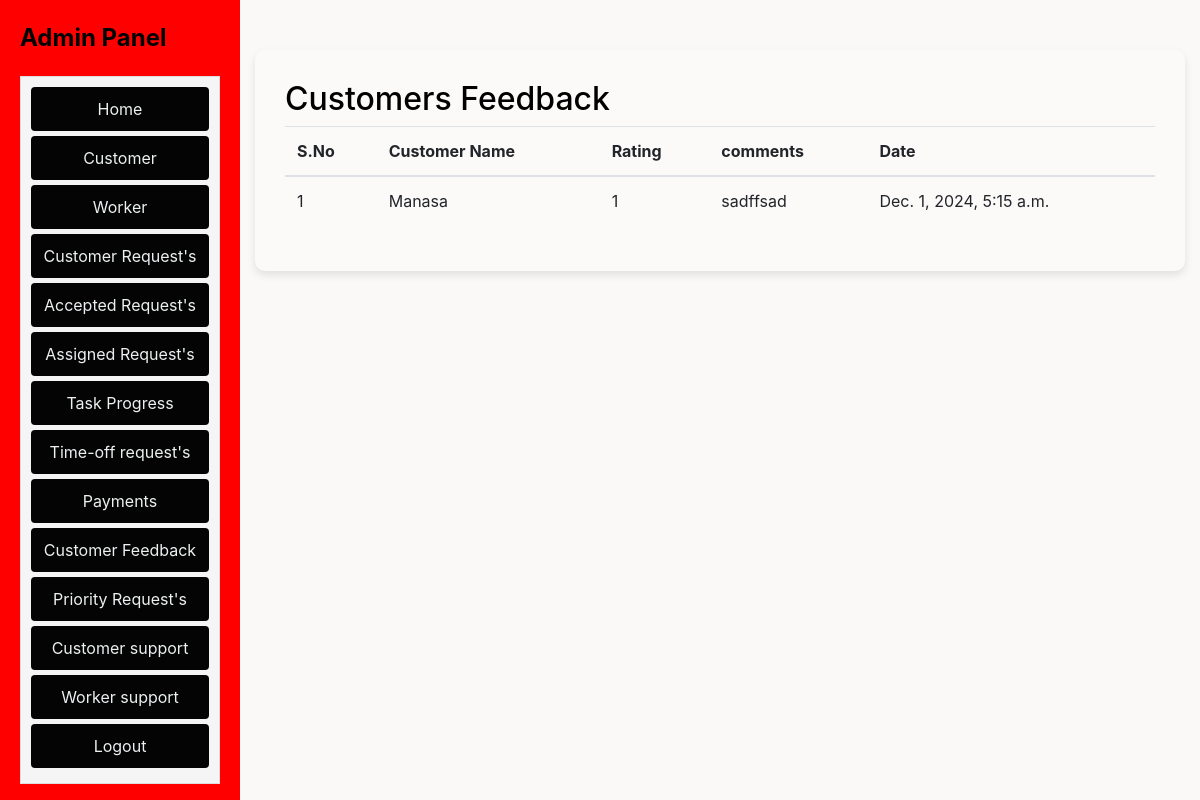
Page /wfmadmin/adminviewcustomerfeedback on the committed database.
### wfmadmin/models.py (models this page shows, shortened)
class UserFeedback(models.Model):
    user = models.ForeignKey(customer, on_delete=models.CASCADE)
    rating = models.PositiveSmallIntegerField()
    comments = models.TextField()
    submitted_at = models.DateTimeField(auto_now_add=True)

class customer(models.Model):
    id = models.AutoField(primary_key=True)
    firstname = models.CharField(max_length=30)
    lastname = models.CharField(max_length=30)
    address = models.CharField(max_length=100)
    city = models.CharField(max_length=20)
    state = models.CharField(max_length=20)
    country = models.CharField(max_length=20)
    username = models.CharField(max_length=20)
    email = models.EmailField(max_length=20)
    number = models.IntegerField()
    password = models.CharField(max_length=20)
    status = models.BooleanField(default=False)
    created_at = models.DateTimeField(auto_now_add=True)

### wfmadmin/views.py (the view)
# urls.py: path('adminviewcustomerfeedback', adminviewcustomerfeedback, name='adminviewcustomerfeedback'),
def adminviewcustomerfeedback(request):
    customer_request =UserFeedback.objects.all().order_by('-submitted_at')
    return render(request, 'admin/adminviewcustomerfeedback.html', {'customer_request': customer_request})

### templates/admin/adminviewcustomerfeedback.html (shortened to what this page needs)
<!DOCTYPE html>
<html lang="en">
  <head>
    <link
      href="https://stackpath.bootstrapcdn.com/bootstrap/4.5.2/css/bootstrap.min.css"
      rel="stylesheet"
    />
    <link
      rel="stylesheet"
      href="https://cdnjs.cloudflare.com/ajax/libs/font-awesome/5.15.3/css/all.min.css"
    />
  </head>
  <body>
    {% include 'admin/adminnavbar.html' %}
    <section id="contact" class="contact" style="display: contents;">
      <div class="container" data-aos="fade-up">
        <div class="form-container">
          <div class="section-title">
            <h2 style="color: black;">Customers Feedback</h2>
          </div>
          <div class="row">
            <div class="col-lg-12">
              <div class="table-responsive">
                <table class="table">
                  <thead>
                    <tr>
                      <th>S.No</th>
                      <th>Customer Name</th>
                      <th>Rating</th>
                      <th>comments</th>
                      <th>Date</th>
                    </tr>
                  </thead>
                  <tbody>
                    {% for user in customer_request %}
                    <tr>
                      <td>{{forloop.counter}}</td>
                      <td>{{ user.user.username }}</td>
                      <td>{{ user.rating }}</td>
                      <td>{{ user.comments }}</td>
                      <td>{{ user.submitted_at }}</td>
                    </tr>
                    {% endfor %}
                  </tbody>
                </table>
              </div>
            </div>
          </div>
        </div>
      </div>
    </section>
  </body>
</html>

### templates/admin/adminviewcustomerfeedback.html (style rules this page uses)
body { background-color: white; color: #ecf0f1; }
.container { margin-top: 50px; }
.form-container { background-color: rgba(255, 255, 255, 0.1); padding: 30px; border-radius: 10px; box-shadow: 0 4px 8px rgba(0, 0, 0, 0.1); }

### templates/admin/adminnavbar.html (style rules this page uses)
body { background-color: #fbf8f8; color: #000000; }
.container { margin-top: 50px; }

### rows in the picture
UserFeedback: user.username "Manasa", rating "1", comments "sadffsad", submitted_at "Dec. 1, 2024, 5:15 a.m."
